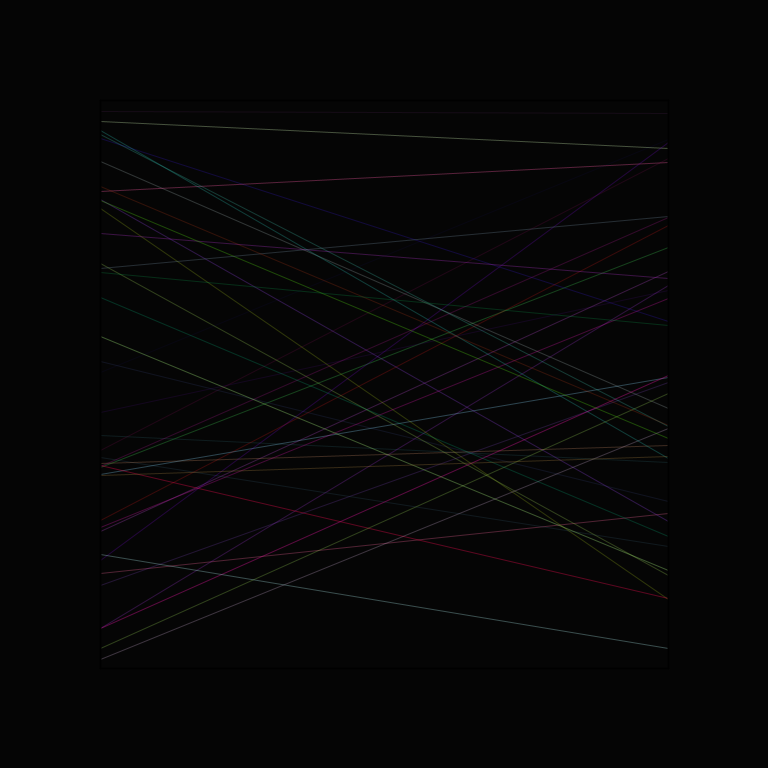
Frame 1 (no input)
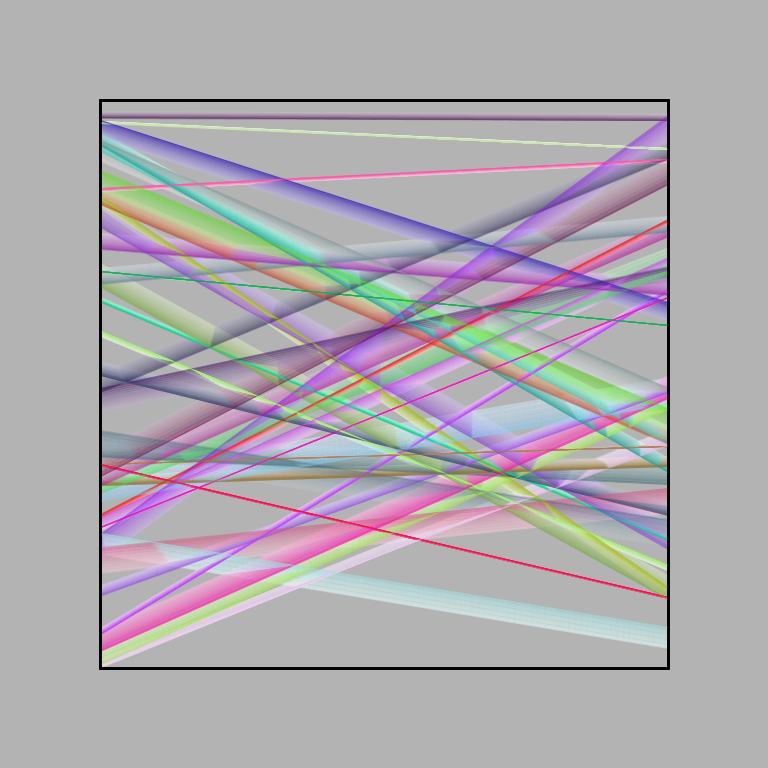
Frame 60 (the mouse pressed at the canvas centre just before this capture)
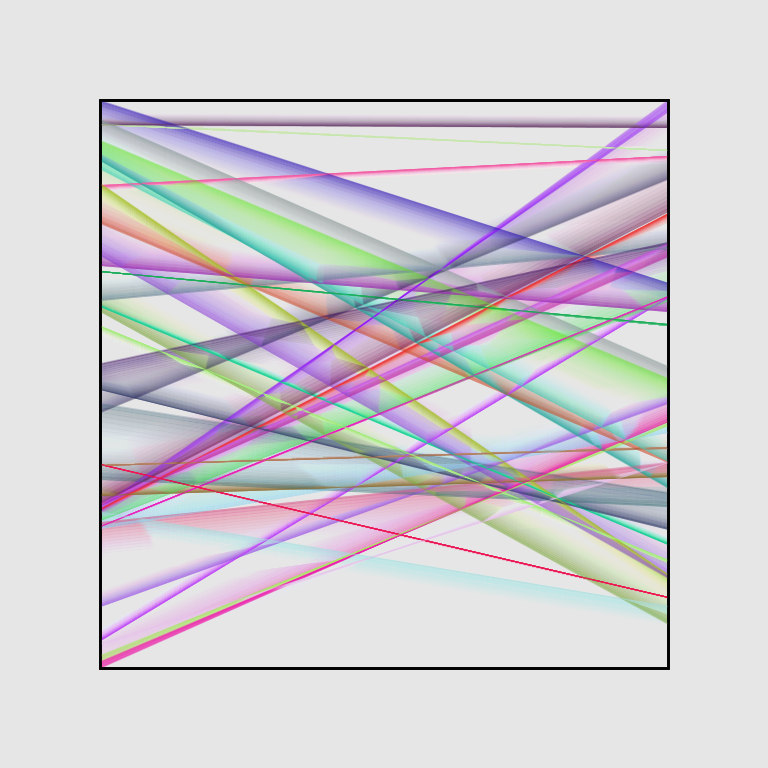
Frame 120 (the mouse held since frame 60 and released just before this capture)

The Processing sketch that drew these frames (run headless with seeded random() and noise(); from frame 60 on, the mouse is pressed at the canvas centre):

// Processing sketch: prism
// ── prism.pde
ArrayList<Particle> particles = new ArrayList<Particle>();
int num_lines;
int border_factor = 100;

void setup() {
  size(768, 768);
  smooth(8);
  noStroke();
  background(0);
  
  num_lines = 40;
  
  for(int i = 0; i < num_lines; i++) {
    particles.add(new Particle(100, random(border_factor, height - border_factor), width - 100, random(border_factor, height - border_factor)));
  }
}

void draw() {
  for(Particle p : particles) {
    p.drawParticle();
    p.updateParticle();
  }
  updateBackground();
}

void updateBackground() {
  noStroke();
  fill(255, 255, 255, 5);
  rect(0, 0, width, height);
  stroke(0);
  strokeWeight(2);
  line(border_factor, border_factor, width - border_factor, border_factor);
  line(border_factor, height - border_factor, width - border_factor, height - border_factor);
  line(border_factor, border_factor, border_factor, height - border_factor);
  line(width - border_factor, height - border_factor, width - border_factor, border_factor);
}

// ── particles.pde
class Particle {
  float x, x2, y, y2, x_vel, y_vel, y2_vel;
  color c;
  int border_factor = 100;
  
  Particle(float _x, float _y, float _x2, float _y2) {
    x = _x;
    y = _y;
    x2 = _x2;
    y2 = _y2;
    x_vel = 0;
    y_vel = random(-0.5, 0.5);
    y2_vel = y_vel;
    c = color(random(255), random(255), random(255), random(50, 100));
  }
  
  void updateParticle() {
    if ( y < border_factor || y > (768 - border_factor)) {
      y_vel = -y_vel;
    }
    
    if ( y2 < border_factor || y2 > (768 - border_factor)) {
      y2_vel = -y2_vel;
    }
    
    y += y_vel;
    y2 += y2_vel;
  }
  
  void drawParticle() {
    stroke(c);
    strokeWeight(1);
    line(x, y, x2, y2);
  }
}
